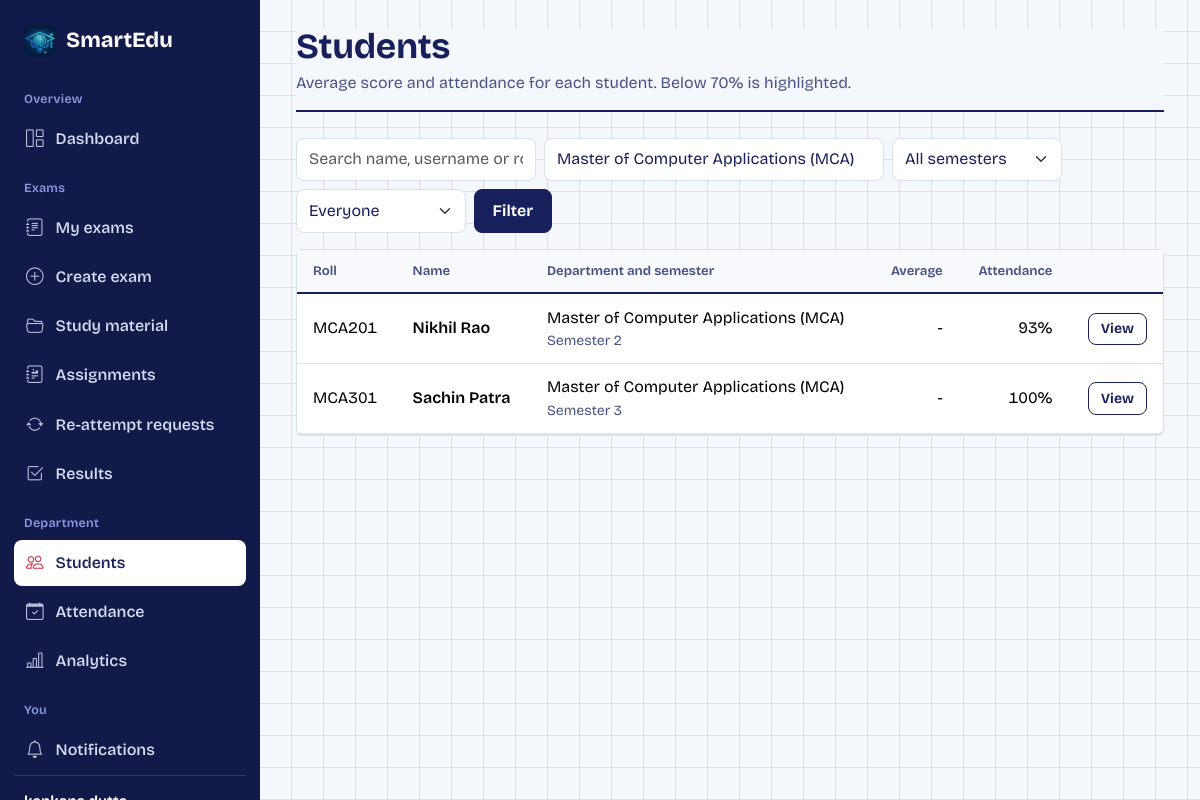
Screenshot of /teacher/students/ (signed in) with the database file from the repository.
### apps/accounts/models.py (models this page shows, shortened)
class TeacherProfile(models.Model):
    user = models.OneToOneField(User, on_delete=models.CASCADE, related_name='teacher_profile')
    employee_id = models.CharField(max_length=20, unique=True)
    subject = models.CharField(max_length=100)
    department = models.CharField(max_length=100, blank=True)

class User(AbstractUser):
    ROLE_CHOICES = (
        ('ADMIN', 'Admin'),
        ('TEACHER', 'Teacher'),
        ('STUDENT', 'Student'),
    )
    role = models.CharField(max_length=10, choices=ROLE_CHOICES, default='STUDENT')
    phone = models.CharField(max_length=20, blank=True)
    profile_pic = models.ImageField(upload_to='profiles/', null=True, blank=True)
    is_verified = models.BooleanField(default=False)

class StudentProfile(models.Model):
    user = models.OneToOneField(User, on_delete=models.CASCADE, related_name='student_profile')
    roll_number = models.CharField(max_length=20, unique=True)
    department = models.CharField('Department', max_length=100, default='')
    semester = models.PositiveSmallIntegerField('Semester', default=1)   # 1 to 8 (1 to 4 for MBA and MCA)
    guardian_name = models.CharField(max_length=100, blank=True)
    guardian_email = models.EmailField(blank=True)   # results and attendance are emailed here
    admission_date = models.DateField(auto_now_add=True)

### apps/teacher/views.py (the view)
# urls.py: path('students/', views.students_view, name='teacher_students'),
@teacher_required
def students_view(request):
    departments = teacher_departments(request.user)
    dept = departments[0] if departments else ''
    qs = User.objects.filter(role='STUDENT').select_related('student_profile').order_by(
        'student_profile__department', 'student_profile__semester', 'student_profile__roll_number')
    sem = request.GET.get('semester', '')
    q = request.GET.get('q', '').strip()
    if dept:
        qs = qs.filter(student_profile__department=dept)
    else:
        qs = qs.none()
    if sem.isdigit():
        qs = qs.filter(student_profile__semester=int(sem))
    if q:
        qs = qs.filter(Q(username__icontains=q) | Q(first_name__icontains=q) | Q(last_name__icontains=q) | Q(student_profile__roll_number__icontains=q))
    students = _student_stats(list(qs))
    if request.GET.get('filter') == 'low':
        students = [s for s in students if s.is_low]
    return render(request, 'teacher/students.html', {
        'students': students, 'departments': departments, 'dept': dept, 'sem': sem, 'semesters': _sem_values(dept),
        'q': q, 'filter': request.GET.get('filter', '')})

### apps/accounts/context_processors.py (called while the page is built)
def departments(request):
    return {'DEPT_SEM_MAP': dept_semester_map()}

### apps/accounts/departments.py (called while the page is built)
def semester_count(department):
    return 4 if department in FOUR_SEMESTER else 8

def dept_semester_map():
    return {d: semester_count(d) for d in DEPARTMENTS}

def teacher_departments(user):
    p = getattr(user, 'teacher_profile', None)
    if p and p.department in DEPARTMENTS:
        return [p.department]
    return []

### apps/notifications/context_processors.py (called while the page is built, shortened)
def notifications(request):
    if not request.user.is_authenticated:
        return {'unread_notifications': 0}
    from .models import Notification
    user = request.user
    ctx = {'unread_notifications': Notification.objects.filter(recipient=user, is_read=False).count(),
           'badge_reattempts': 0, 'badge_reviews': 0, 'badge_assignments': 0, 'badge_missed': 0}
    if user.role == 'TEACHER':
        from apps.reattempt.models import ReattemptRequest
        from apps.assignments.models import AssignmentSubmission
        ctx['badge_reattempts'] = ReattemptRequest.objects.filter(exam__created_by=user, status='PENDING').count()
        ctx['badge_reviews'] = AssignmentSubmission.objects.filter(assignment__created_by=user, rating__isnull=True).count()
    return ctx

### apps/teacher/views.py (called while the page is built)
def _sem_values(department):
    return list(range(1, semester_count(department) + 1)) if department else list(range(1, 9))

def _student_stats(students):
    ids = [s.id for s in students]
    avgs = dict(PerformanceReport.objects.filter(student_id__in=ids).values_list('student_id').annotate(a=Avg('percentage')))
    counts = {r['student']: r for r in Attendance.objects.filter(student_id__in=ids).values('student').annotate(
        total=Count('id'), attended=Count('id', filter=~Q(status='ABSENT')))}
    for s in students:
        s.avg_pct = round(avgs[s.id], 1) if s.id in avgs else None
        c = counts.get(s.id)
        s.att_pct = round(c['attended'] / c['total'] * 100) if c and c['total'] else None
        s.is_low = s.avg_pct is not None and s.avg_pct < THRESHOLD
    return students

### templates/teacher/students.html (shortened to what this page needs)
{% extends 'base.html' %}
{% block content %}
<div class="page-head"><div><h1>Students</h1><p>Average score and attendance for each student. Below 70% is highlighted.</p></div></div>
<form method="get" class="d-flex flex-wrap gap-2 mb-3">
  <input class="form-control" style="max-width:240px" name="q" value="{{ q }}" placeholder="Search name, username or roll no.">
  {% include 'partials/dept_sem_filter.html' %}
  <select class="form-select" style="max-width:170px" name="filter"><option value="">Everyone</option><option value="low" {% if filter == 'low' %}selected{% endif %}>Below 70% only</option></select>
  <button class="btn btn-primary">Filter</button>
</form>
<div class="panel"><div class="table-wrap"><table class="table table-hover">
  <thead><tr><th>Roll</th><th>Name</th><th>Department and semester</th><th class="text-end">Average</th><th class="text-end">Attendance</th><th></th></tr></thead><tbody>
  {% for s in students %}<tr class="{% if s.is_low %}row-low{% endif %}">
    <td class="num">{{ s.student_profile.roll_number }}</td><td class="fw-semibold">{{ s.get_full_name|default:s.username }}</td><td>{{ s.student_profile.department }}<div class="small text-muted">Semester {{ s.student_profile.semester }}</div></td>
    <td class="text-end num">{% if s.avg_pct is not None %}<span class="pill {% if s.is_low %}pill-low{% else %}pill-ok{% endif %}">{{ s.avg_pct }}%</span>{% else %}-{% endif %}</td>
    <td class="text-end num">{% if s.att_pct is not None %}{{ s.att_pct }}%{% else %}-{% endif %}</td>
    <td class="text-end"><a class="btn btn-sm btn-outline-primary" href="{% url 'teacher_student_detail' s.id %}">View</a></td></tr>
  {% empty %}<tr><td colspan="6">{% include 'partials/empty.html' with icon='bi-people' text='No students match.' %}</td></tr>{% endfor %}
  </tbody></table></div></div>
{% endblock %}

### templates/partials/dept_sem_filter.html (shortened to what this page needs)
{% load static %}
{% if user.role == 'TEACHER' %}
  <input type="hidden" name="department" value="{{ dept }}"><span class="form-control" style="max-width:340px">{{ dept }}</span>
{% else %}
  <select class="form-select" style="max-width:340px" name="department" aria-label="Department">
    {% if not no_all %}<option value="">All departments</option>{% endif %}
    {% for d in departments %}<option value="{{ d }}" {% if d == dept %}selected{% endif %}>{{ d }}</option>{% endfor %}
  </select>
{% endif %}
<select class="form-select" style="max-width:170px" name="semester" aria-label="Semester">
  {% if not no_all %}<option value="">All semesters</option>{% endif %}
</select>

### static/css/app.css (style rules this page uses)
:root { --paper: #F4F7FC; --sheet: #fff; --ink: #17205B; --ink-soft: #4A5385; --line: #D9E0EF; --red: #D32F4B; --red-soft: #FBE3E7; --hl: #FFE259; --band: #121A4A; --band-line: #2B3680; --green: #1B7F5A; --green-soft: #DDF3E9; --amber-soft: #FFF3C4; --font: "Bricolage Grotesque", "Segoe UI", system-ui, sans-serif; --pen: "Caveat", "Segoe Print", cursive; --bs-body-font-family: var(--font); --bs-body-color: var(--ink); --bs-body-bg: var(--paper); --bs-primary: #17205B; --bs-primary-rgb: 23,32,91; --bs-link-color: #17205B; --bs-link-hover-color: #D32F4B; --bs-border-color: var(--line); --bs-danger: #D32F4B; --bs-danger-rgb: 211,47,75; --bs-success: #1B7F5A; --bs-success-rgb: 27,127,90; --bs-border-radius: 8px; }
html { scroll-behavior: smooth; }
body { font-family: var(--font); font-size: 16px; line-height: 1.55; -webkit-font-smoothing: antialiased; background: var(--paper); }
h1,h2,h3,h4,h5 { font-family: var(--font); font-weight: 700; letter-spacing: -0.01em; color: var(--ink); }
a { text-underline-offset: 3px; }
.text-muted, .text-secondary { color: var(--ink-soft) !important; }
.num { font-variant-numeric: tabular-nums; }
.btn { font-weight: 650; border-radius: 8px; padding: .5rem 1.1rem; }
.btn-primary { --bs-btn-bg: var(--ink); --bs-btn-border-color: var(--ink); --bs-btn-hover-bg: #0E1546; --bs-btn-hover-border-color: #0E1546; --bs-btn-active-bg: #0E1546; --bs-btn-disabled-bg: var(--ink); --bs-btn-disabled-border-color: var(--ink); }
.btn-outline-primary { --bs-btn-color: var(--ink); --bs-btn-border-color: var(--ink); --bs-btn-hover-bg: var(--ink); --bs-btn-hover-border-color: var(--ink); --bs-btn-active-bg: var(--ink); }
.btn-sm { padding: .3rem .75rem; font-size: .875rem; }
.form-control, .form-select { border-color: var(--line); padding: .55rem .75rem; border-radius: 8px; background-color: #fff; }
.page-head { display: flex; flex-wrap: wrap; align-items: flex-end; justify-content: space-between; gap: 14px; margin-bottom: 26px; padding-bottom: 14px; border-bottom: 2px solid var(--ink); background: var(--paper); }
.page-head h1 { font-size: clamp(1.6rem, 3vw, 2.2rem); margin: 0; line-height: 1.1; }
.page-head p { margin: 4px 0 0; color: var(--ink-soft); }
.panel { background: var(--sheet); border: 1px solid var(--line); border-radius: 6px; box-shadow: 0 1px 0 var(--line); }
.table { --bs-table-bg: transparent; margin: 0; }
.table > :not(caption) > * > * { padding: .7rem 1rem; border-bottom-color: var(--line); vertical-align: middle; }
.table thead th { font-size: .82rem; font-weight: 650; color: var(--ink-soft); background: #F8FAFE; border-bottom: 2px solid var(--ink); white-space: nowrap; }
.table-wrap { overflow-x: auto; }

### rows the page displays
TeacherProfile: department "Master of Computer Applications (MCA)"
User: student_profile.roll_number "MCA201", get_full_name "Nikhil Rao", student_profile.department "Master of Computer Applications (MCA)", student_profile.semester "2", att_pct "93"
User: student_profile.roll_number "MCA301", get_full_name "Sachin Patra", student_profile.department "Master of Computer Applications (MCA)", student_profile.semester "3", att_pct "100"
